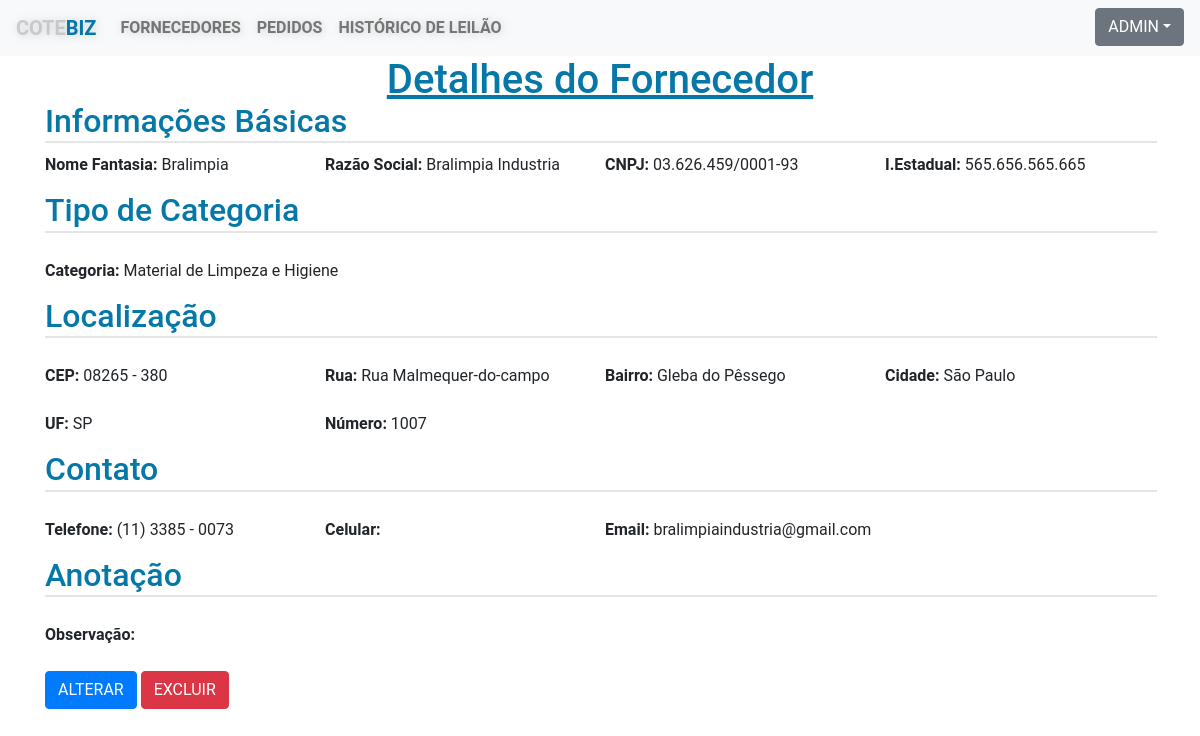
Before: /detalhar_fornecedor/1/ (signed in) with the older database file.
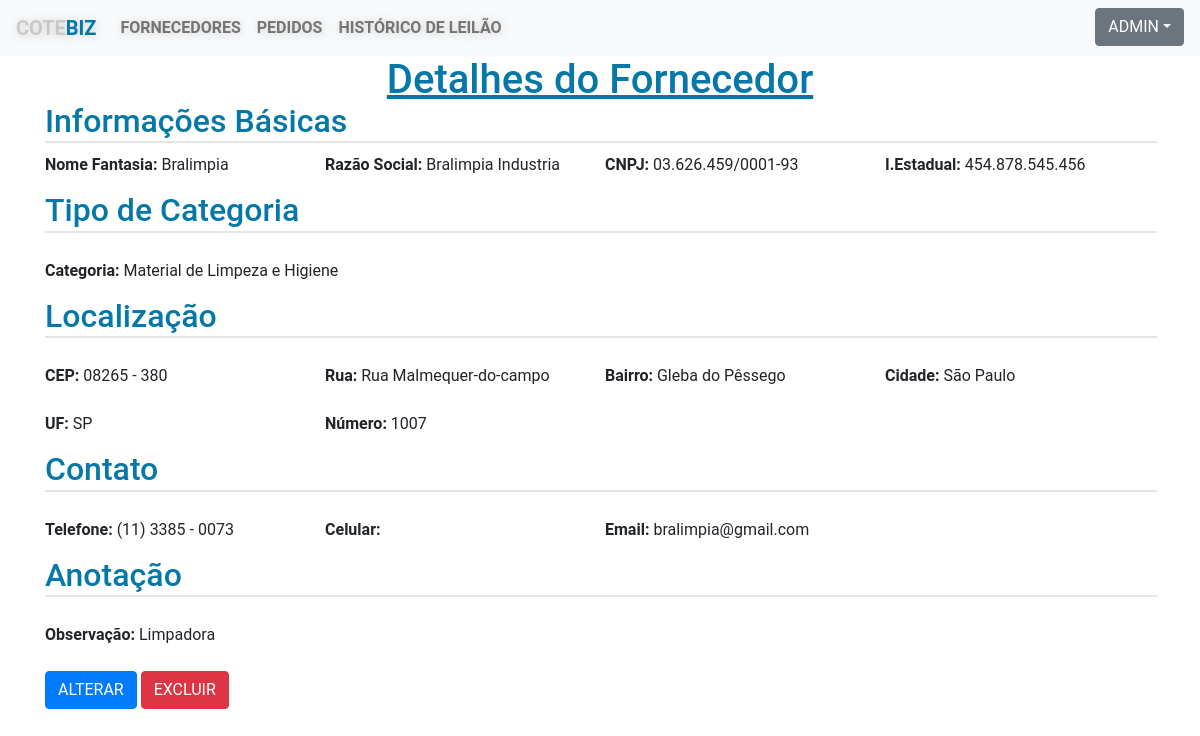
After: the same page with the newer database file.
### core/models.py (models this page shows, shortened)
class Fornecedor(models.Model):
    fornecedor = models.CharField('Nome Fantasia', max_length=40, unique=True)
    razao_social = models.CharField('Razão Social.', max_length=80)
    cnpj = models.CharField('CNPJ',max_length=18)
    inscricao_estadual = models.CharField('I.Estadual:',max_length=15)
    categoria_choices = (
                ('Material de Limpeza e Higiene','Material de Limpeza e Higiene'),
                ('Material de Copa','Material de Copa'),
                ('Alimentos em Geral', 'Alimentos em Geral'),
                ('Frutas e Verduras', 'Frutas e Verduras'),
                ('Material de Escritório', 'Material de Escritório'),
                ('Bebidas', 'Bebidas'),
                ('Descartáveis e Embalagens', 'Descartáveis e Embalagens'),
                ('Itens de Manutenção Básica', 'Itens de Manutenção Básica'),
    )
    categoria = models.CharField(max_length=100, choices=categoria_choices)
    cep = models.CharField('CEP', max_length=11)
    rua = models.CharField('Rua', max_length=100)
    bairro = models.CharField('Bairro', max_length=30)
    cidade = models.CharField('Cidade', max_length=30)
    uf = models.CharField('UF', max_length=30)
    numero = models.CharField('Número', max_length=10)
    telefone = models.CharField('Telefone', max_length=16, null=True, blank=True)
    celular = models.CharField('Celular', max_length=17, null=True, blank=True)
    email = models.CharField('Email', max_length=150, null=True, blank=True)
    observacao = models.CharField('Observação', max_length=400, null=True, blank=True)
    class Meta:
        verbose_name ='Fornecedor'
        verbose_name_plural ='Fornecedores'

### core/views.py (the view)
# urls.py: path('detalhar_fornecedor/<int:id>/', views.detalhar_fornecedor, name='detalhar_fornecedor'),
@login_required(login_url='/login_user/')
def detalhar_fornecedor(request, id):
    if str(request.user) == 'admin':
        fornecedor = get_object_or_404(Fornecedor, id=id)
        context = {
            'fornecedor':fornecedor
        }
        return render(request, 'detalhar_fornecedor.html', context)
    else:
        return redirect('/')

### core/templates/detalhar_fornecedor.html (shortened to what this page needs)
{% extends "pagina_modelo.html" %}
{% load static %}
{% block content %}
<link rel="stylesheet" href="{% static 'css/fornecedor.css' %}">
<h1 class="text-center">Detalhes do Fornecedor</h1>
<div class="container ">
    <h2>Informações Básicas</h2>
    <hr>
    <div class="form-row">
        <div class="form-group col-md-3">
            <label for="id_fornecedor"><strong>Nome Fantasia:</strong></label>
            {{ fornecedor.fornecedor }}
        </div>
        <div class="form-group col-md-3">
            <label for="id_razao_social"><strong>Razão Social:</strong></label>
            {{ fornecedor.razao_social }}
        </div>
        <div class="form-group col-md-3">
            <label for="id_cnpj"><strong>CNPJ:</strong></label>
            {{ fornecedor.cnpj }}
        </div>
        <div class="form-group col-md-3">
            <label for="id_inscricao_estadual"><strong>I.Estadual:</strong></label>
            {{ fornecedor.inscricao_estadual }}
        </div>
        <div class="form-group col-md-12">
            <h2>Tipo de Categoria</h2>
            <hr>
        </div>
        <div class="form-group col-md-12">
            <label for="id_categoria"><strong>Categoria:</strong></label>
            {{ fornecedor.categoria }}
        </div>
        <div class="form-group col-md-12">
            <h2>Localização</h2>
            <hr>
        </div>
        <div class="form-group col-md-3">
            <label for="id_cep"><strong>CEP:</strong></label>
            {{ fornecedor.cep }}
        </div>
        <div class="form-group col-md-3">
            <label for="id_rua"><strong>Rua:</strong></label>
            {{ fornecedor.rua }}
        </div>
        <div class="form-group col-md-3">
            <label for="id_bairro"><strong>Bairro:</strong></label>
            {{ fornecedor.bairro }}
        </div>
        <div class="form-group col-md-3">
            <label for="id_cidade"><strong>Cidade:</strong></label>
            {{ fornecedor.cidade }}
        </div>
        <div class="form-group col-md-3">
            <label for="id_uf"><strong>UF:</strong></label>
            {{ fornecedor.uf }}
        </div>
        <div class="form-group col-md-3">
            <label for="id_numero"><strong>Número:</strong></label>
            {{ fornecedor.numero }}
        </div>
        <div class="form-group col-md-12">
            <h2>Contato</h2>
            <hr>
        </div>
        <div class="form-group col-md-3">
            <label for="id_telefone"><strong>Telefone:</strong></label>
            {{ fornecedor.telefone }}
        </div>
        <div class="form-group col-md-3">
            <label for="id_celular"><strong>Celular:</strong></label>
        </div>
        <div class="form-group col-md-3">
                <label for="id_email"><strong>Email:</strong></label>
            {{ fornecedor.email }}
        </div>
        <div class="form-group col-md-12">
            <h2>Anotação</h2>
            <hr>
        </div>
        <div class="form-group col-md-12">
            <label for="id_observacao"><strong>Observação:</strong></label>
            {{ fornecedor.observacao }}
        </div>
    </div>
    <a href="/atualizar_fornecedor/{{fornecedor.id}}">
        <button type="button" class="btn btn-primary"> Alterar</button>
    </a>
    <button type="button" class="btn btn-danger" data-toggle="modal" data-target="#modal_confirm">Excluir</button>
</div>
{% endblock %}

Changed rows visible on the page:
changed Fornecedor "Bralimpia": inscricao_estadual "565.656.565.665" → "454.878.545.456"; email "bralimpiaindustria@gmail.com" → "bralimpia@gmail.com"; observacao (not shown) → "Limpadora"
